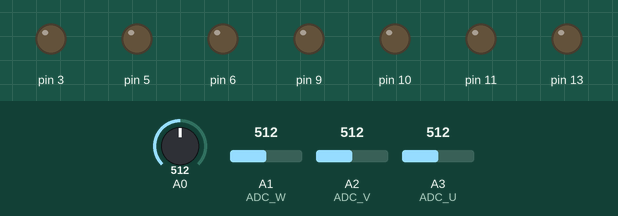
Recording of a sketch running on a simulated Arduino Uno, built with avr-gcc and run on an emulated ATmega328P. Shown: output pins drawn as LEDs (lit = HIGH). The inputs (shaded band) are chosen by the test bench; at power-on: A1 (ADC_W) = 512, A0 = 512, A2 (ADC_V) = 512, A3 (ADC_U) = 512. What the sketch prints to the serial monitor is not drawn.

Above: at 1.2 s.
1.3 s: A1 (ADC_W) set to 495
At 2.2 s:
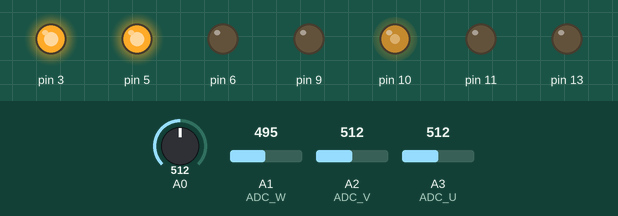
2.8 s: A0 set to 716
At 3.4 s:
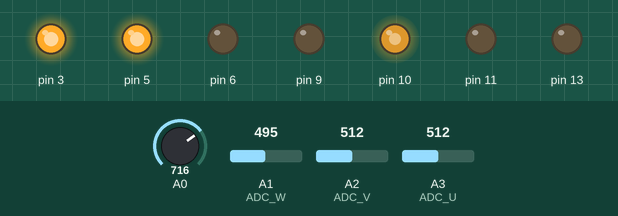
4.3 s: A2 (ADC_V) set to 504
At 5.5 s:
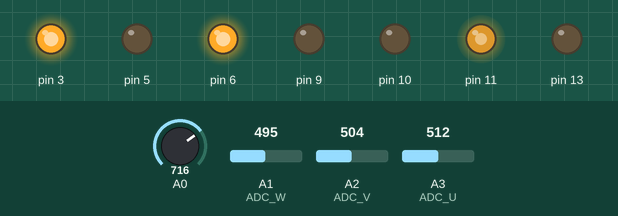
5.8 s: A3 (ADC_U) set to 499
At 6.9 s:
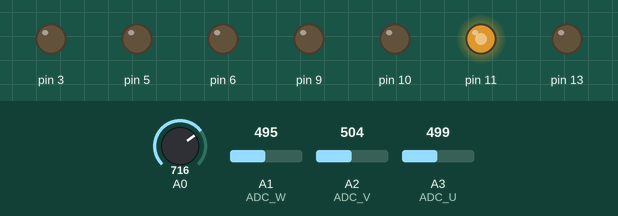
7.3 s: A2 (ADC_V) set to 522
At 8.0 s:
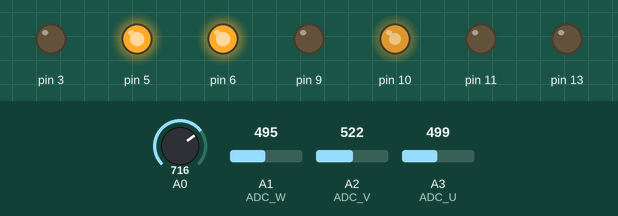
8.8 s: A0 set to 306
At 9.1 s:
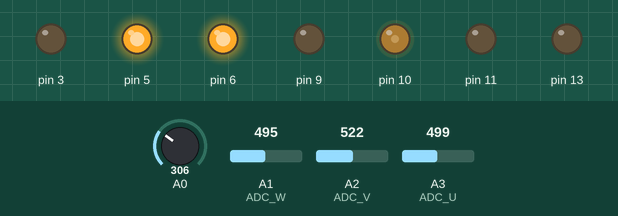
Timing chart, 0 to 11.3 s (numbered marks = the images above; inputs shaded):
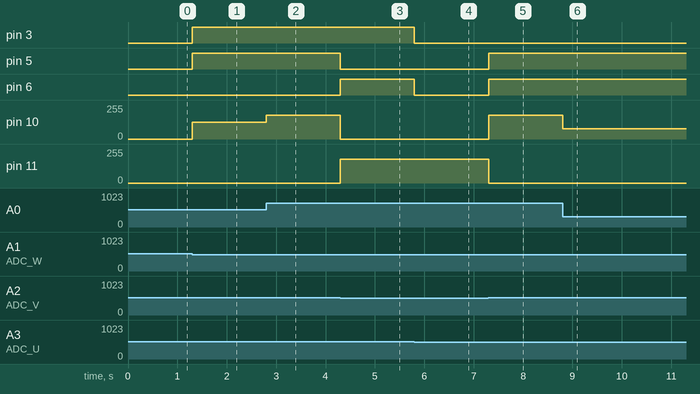

Measured:
- the behaviour switches between 512 and 511 on A1 (ADC_W) (found by bisection; images 0 and 1)
- the behaviour switches between 512 and 511 on A2 (ADC_V) (found by bisection; images 2 and 3)
- the behaviour switches between 512 and 511 on A3 (ADC_U) (found by bisection; images 3 and 4)
- after the input at 1.3 s, pin 3, pin 5: LOW → HIGH at once; pin 10: 0/255 → 127/255 at once
- after the input at 2.8 s, pin 10: 127/255 → 178/255 at once
- after the input at 4.3 s, pin 5: HIGH → LOW at once; pin 6: LOW → HIGH at once; pin 10: 178/255 → 0/255 at once; pin 11: 0/255 → 178/255 at once
- after the input at 5.8 s, pin 3, pin 6: HIGH → LOW at once
- after the input at 7.3 s, pin 5, pin 6: LOW → HIGH at once; pin 10: 0/255 → 178/255 at once; pin 11: 178/255 → 0/255 at once
- after the input at 8.8 s, pin 10: 178/255 → 76/255 at once

The sketch:

BLDCFinalCode.ino
```cpp
  /**
   * Hall-MotorControll
   * v 1.0.0
   *
   * In dieser Reihenfolge werden die
   * Hallsensor Kabel angeschlossen
   * orange v
   * weiß w
   * blau u
  **/

  #include "MotorControl.h"
  #define DEBUG    1        //Zum Debugen 1 ansonsten 0 eingeben
  #define BAUDRATE  115200


  //Erstelle ein MotorControl Objekt
  MotorControl mc = MotorControl();


  void setup() {
    // Starte Kommunikation mit ArduinoUno zum Debugging
    if(DEBUG){
      Serial.begin(BAUDRATE);
     }

  setPwmPin9_10();
  setPwmPin11();
  mc.dtc = 0;


  }


  void loop() {

   //Lese Poti Werte aus

   mc.dtc = map(analogRead(A0),0,1023,0,255);
   Serial.println(mc.dtc);

   //Kommutiere
   mc.commutate();

  }


 void setPwmPin9_10(){
  // Reset Timer Register
  TCCR1A = 0;
  TCCR1B = 0;
  //Fast PWM Mode
  TCCR1A |= (1<<WGM10);
  TCCR1B |= (1<<WGM12);
  //Setze Compare Modi non inverting Mode!
  TCCR1A |= (1<<COM1B1);
  TCCR1A |= (1<<COM1A1);

  //Setze Prescaler 8
  TCCR1B &= ~(1<<CS10);
  TCCR1B |=  (1<<CS11);
  TCCR1B &= ~(1<<CS12);
  //Setze Compare Values
  OCR1A = 0; // Pin 9
  OCR1B = 0; // Pin 10

  //Setze Pin 9 und 10 für aktiven PWM ausgang
  DDRB |= (1<<PB1);
  DDRB |= (1<<PB2);
 }

  void setPwmPin11(){
  // Reset Timer Register
  TCCR2A = 0;
  TCCR2B = 0;
  //Fast PWM Mode TOP 0xFF
  TCCR2A |=(1<<WGM21);
  TCCR2A |=(1<<WGM20);
  //Setze Compare Modi non inverting Mode!
  TCCR2A |= (1<<COM2A1);
  // prescaler = 8
  TCCR2B &= ~(1<<CS22);
  TCCR2B |= (1<<CS21);
  TCCR2B &= ~(1<<CS20);
  //Setze Compare Value
  OCR2A = 0; //Pin 11
  //Setze Pin11 afür aktiven PWM ausgang
  DDRB |= (1<<PB3);
  }


//TODO:
//Error Flag hier sanft runter fahr Rampe schalten
```

MotorControl.cpp
```cpp
#include "MotorControl.h"


  /**
   *Konstruktor setzt die initialenPins
   **/
  MotorControl::MotorControl(void){
      setAllSwSleep();
      setInitialPins();
  }

  /**
   * Erstelle Pin Configuration:
   * IN Pin  HIGH = oberer Fet schaltet ON
   *         LOW  = unterer Fet schaltet ON
   * IN..H Pin = 0 alle Schalter OFF
   * IN..H Pin = 1 erst dann können andere Schalter akitv werden
  **/
  void MotorControl::setInitialPins(){
      //Setze Staus LED
      //D13 = PB5
      DDRB |= (1<<5);
      PORTB = 0;

      //D11 INU OUTPUT Pin  = PB3
      DDRB |= (1<<3);
      PORTB = 0;
      //D10 INV OUTPUT Pin  = PB2
      DDRB |= (1<<2);
      PORTB = 0;
      //D9 INW OUTPUT Pin   = PB1
      DDRB |= (1<<1);
      PORTB = 0;
  }

  /**
   * Schalte Alle Switche aus
   * Diesen Zustand im Fehler-Fall einnehmen
  **/
  void MotorControl::setAllSwSleep(){
      //D6 INHU OUTPUT Pin  = PD6
      //Setze INHU = 0
      DDRD |= (1<<6);
      PORTD &= ~(1<<6);
      //D5 INHV OUTPUT Pin  = PD5
      //Setze INHV = 0
      DDRD |= (1<<5);
      PORTD &= ~(1<<5);
      //D3 INHW OUTPUT Pin  = PD3
      //Setze INHW = 0
      DDRD |= (1<<3);
      PORTD &= ~(1<<3);
  }

  /**
   * Liest die Sensordaten ein und gibt die Zeile aus in welcher
   * wir uns befinden
  **/
  uint8_t MotorControl::readSensorState(){
  //TODO Switchcase und gebe output aus
  //Prüfe das die SensorDaten passend nacheinander ausgegeben werden! Dürfen nie springen!
  //min - max val [0-1023] thVal = 512

  bool hallU = 0;
  bool hallV = 0;
  bool hallW = 0;

    if(analogRead(ADC_U)<512){
        hallU = 0;
    }else{
        hallU = 1;
    }

       if(analogRead(ADC_V)<512){
        hallV = 0;
    }else{
        hallV = 1;
    }

       if(analogRead(ADC_W)<512){
        hallW = 0;

    }else{
        hallW = 1;

    }

  //Verrechne die Zustände zu einem gesamtzustand
  //Die return values entsprechen den KommutierungsZuständen
      if( hallU && !hallV &&  hallW) return 0;
      if( hallU && !hallV && !hallW) return 1;
      if( hallU &&  hallV && !hallW) return 2;
      if(!hallU &&  hallV && !hallW) return 3;
      if(!hallU &&  hallV &&  hallW) return 4;
      if(!hallU && !hallV &&  hallW) return 5;

  //Falls keiner der Zustände auftaucht Return Error
     return -1;
  }


  /**
   * Diese Funktion Kommutiert alle 6 Zustande nach dem 120 degree Toshiba Datasheet
   * zum passenden HallSensorOutput eine aktualiesierung muss stetig erfolgen
  **/
  void MotorControl::commutate(){

  //TODO erkenne Fehlerfall und gehe dann damit in den Sleep Mode der Schalter
  //Wichtig steps dürfen nur nacheinander abgearbeitet werden Springen nicht erlaubt!
  //Einstiegspunkt beliebig dh wenn ein Sensorstate Springen will sollte ein Fehler ausgegeben werden!

  //Serial.println(readSensorState());


      switch (readSensorState())
      {

      case 0:
          step0();
          errorFlag = 0;
          break;
      case 1:
          step1();
          errorFlag =0;
          break;
      case 2:
          step2();
          errorFlag = 0;
          break;
      case 3:
          step3();
          errorFlag = 0;
          break;
      case 4:
          step4();
          errorFlag = 0;
          break;
      case 5:
          step5();
          errorFlag = 0;
          break;
      default:
          //TODO Error LED has to Blink
          //Alle Schalter auf Sleep Mode
          setAllSwSleep();
          setErrorLED();
          break;
      }
  }


  /**
  * KommutierungSchritte 0 -5
  * Port D Inhibit Pins zum aktivieren / deaktivieren der Schalter
  * Port B Input Pins zum auswählen der Schalter
  **/
  void MotorControl::step0(){
      //Die Passenden Fets aktiv schalten
      //Setze INHU = 1
      PORTD |= (1<<6);
      //Setze INHV = 1
      PORTD |= (1<<5);
      //Rücksetze INHW = 0
      PORTD &= ~(1<<3);

      //Quh und Qvl müssen gesetzt werden
      //Quh
       OCR2A = dtc; //PB3
      //PORTB |= (1<<3);
      //Qvl
        OCR1B = 0; //PB2
      //PORTB &= ~(1<<2);
      //Qw ist inaktiv setze default auf low
       OCR1A = 0; //PB1
      //PORTB &= ~(1<<1);
  }

  void MotorControl::step1(){
      //Die Passenden Fets aktiv schalten
      //Setze INHU = 1
      PORTD |= (1<<6);
      //Rücksetze INHV = 0
      PORTD &= ~(1<<5);
      //Setze INHW = 1
      PORTD |= (1<<3);

      //Quh und Qwl müssen gesetzt werden
      //Quh
        OCR2A = dtc; //PB3
      //PORTB |= (1<<3);
      //Qv ist inaktiv setze default auf low
        OCR1B = 0; //PB2
      //PORTB &= ~(1<<2);
      //Qwl
       OCR1A = 0; //PB1
     // PORTB &= ~(1<<1);
  }

  void MotorControl::step2(){
      //Die Passenden Fets aktiv schalten
      //Rücksetze INHU = 0
      PORTD &= ~(1<<6);
      //Setze INHV = 1
      PORTD |= (1<<5);
      //Setze INHW = 1
      PORTD |= (1<<3);

      //Qu inaktiv setze default auf low
       OCR2A = 0; //PB3
      //PORTB &= ~(1<<3);
      //Qvh
        OCR1B = dtc; //PB2
      //PORTB |= (1<<2);
      //Qwl
        OCR1A = 0; //PB1
      //PORTB &= ~(1<<1);
  }
  void MotorControl::step3(){
      //Die Passenden Fets aktiv schalten
      //Setze INHU = 1
      PORTD |= (1<<6);
      //Setze INHV = 1
      PORTD |= (1<<5);
      //Rücksetze INHW = 0
      PORTD &= ~(1<<3);

      //Qul
        OCR2A = 0; //PB3
      //PORTB &= ~(1<<3);
      //Qvh
        OCR1B = dtc; //PB2
      //PORTB |= (1<<2);
      //Qw inaktiv setze default auf low
        OCR1A = 0; //PB1
      //PORTB &= ~(1<<1);

  }
  void MotorControl::step4(){
      //Die Passenden Fets aktiv schalten
      //Setze INHU = 1
      PORTD |= (1<<6);
      //Rücksetze INHV = 0
      PORTD &= ~(1<<5);
      //Setze INHW = 1
      PORTD |= (1<<3);

      //Qul
      OCR2A = 0; //PB3
      //PORTB &= ~(1<<3);
      //Qv inaktiv setze default auf low
        OCR1B = 0; //PB2
      //PORTB &= ~(1<<2);
      //Qwh
        OCR1A = dtc; //PB1
      //PORTB |= (1<<1);
  }
  void MotorControl::step5(){
      //Die Passenden Fets aktiv schalten
      //Rücksetze INHU = 0
      PORTD &= ~(1<<6);
      //Setze INHV = 1
      PORTD |= (1<<5);
      //Setze INHW = 1
      PORTD |= (1<<3);

      //Qu inaktiv setze default auf low
        OCR2A = 0; //PB3
      //PORTB &= ~(1<<3);
      //Qvl
        OCR1B = 0; //PB2
      //PORTB &= ~(1<<2);
      //Qwh
        OCR1A = dtc; //PB1
      //PORTB |= (1<<1);
  }

  /**
   * Error LED 13 blinkt bei einem Fehler
  **/
  void MotorControl::setErrorLED(){
    //TODO Setze noch einen Interrupt Timer
    //Toggle Led für einen ErrorState
    Serial.println("Error is occured !");
    errorFlag = 1;
  //  PORTB |= (1<<5);
  //  delay(500);
  //  PORTB &= ~(1<<5);
  //  delay(500);


  }
```

MotorControl.h
```cpp
#ifndef MOTORCONTROL_H
#define MOTORCONTROL_H

#include <Arduino.h> //Bindet ArduinoLibrary ein


class MotorControl
{
public:

    /**Erstelle Funktionsdeklarationen**/
    MotorControl(void);
    void setInitialPins();
    void setAllSwSleep();
    uint8_t readSensorState();
    void commutate();
    void step0();
    void step1();
    void step2();
    void step3();
    void step4();
    void step5();
    void setErrorLED();
    void setPwmPin9_10();
    void setPwmPin11();


    //Setze die analogen Eingänge
    uint8_t V_IS_RC = A5;
    uint8_t IS      = A4;
    uint8_t ADC_U   = A3;
    uint8_t ADC_V   = A2;
    uint8_t ADC_W   = A1;
    uint8_t POTI    = A0;

    //Setze Timer konstanten
    //Zähler und vergleichs Wert
    uint16_t dtc;

    //Definiere error flag für den Led Blink Interrupt
    volatile uint8_t  errorFlag = 0;


    /**
    * Erstelle HallSensor output Matrix
    * Jede Zeile entspricht einem elektrischen 60° Schritt
    **/
    uint8_t hallOutput [6][3]=
    {
        {1,0,1},
        {1,0,0},
        {1,1,0},
        {0,1,0},
        {0,1,1},
        {0,0,1}
    };

    /**
     * Erstelle KommutationsMatrix
     * Definition der Schalter:
     * Q_u-h;Q_v-h;Q_w-H;Q_u-l;Q_v-l;Q_w-l
    **/
    uint8_t CommutationOutput [6][6]=
    {
        {1,0,0,0,1,0},
        {1,0,0,0,0,1},
        {0,1,0,0,0,1},
        {0,1,0,1,0,0},
        {0,0,1,1,0,0},
        {0,0,1,0,1,0}
    };

};

#endif
```
